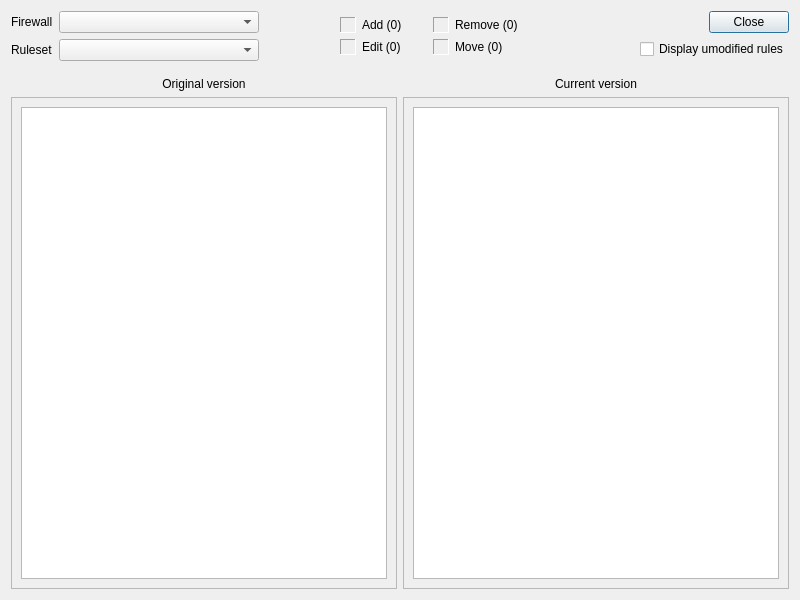
<?xml version="1.0" encoding="UTF-8"?>
<ui version="4.0">
 <class>RuleSetDiffDialog_q</class>
 <widget class="QDialog" name="RuleSetDiffDialog_q">
  <property name="windowModality">
   <enum>Qt::WindowModality::ApplicationModal</enum>
  </property>
  <property name="geometry">
   <rect>
    <x>0</x>
    <y>0</y>
    <width>800</width>
    <height>600</height>
   </rect>
  </property>
  <property name="windowTitle">
   <string>Diff Viewer</string>
  </property>
  <layout class="QVBoxLayout" name="verticalLayout_5">
   <item>
    <layout class="QHBoxLayout" name="horizontalLayout_5">
     <item>
      <layout class="QVBoxLayout" name="verticalLayout_4" stretch="0,0">
       <item>
        <layout class="QHBoxLayout" name="horizontalLayout">
         <item>
          <widget class="QLabel" name="label_3">
           <property name="text">
            <string>Firewall</string>
           </property>
          </widget>
         </item>
         <item>
          <widget class="QComboBox" name="firewall">
           <property name="sizePolicy">
            <sizepolicy hsizetype="Preferred" vsizetype="Fixed">
             <horstretch>1</horstretch>
             <verstretch>0</verstretch>
            </sizepolicy>
           </property>
           <property name="minimumSize">
            <size>
             <width>200</width>
             <height>0</height>
            </size>
           </property>
          </widget>
         </item>
        </layout>
       </item>
       <item>
        <layout class="QHBoxLayout" name="horizontalLayout_4" stretch="0,0">
         <item>
          <widget class="QLabel" name="label_4">
           <property name="text">
            <string>Ruleset</string>
           </property>
          </widget>
         </item>
         <item>
          <widget class="QComboBox" name="ruleset">
           <property name="sizePolicy">
            <sizepolicy hsizetype="Preferred" vsizetype="Fixed">
             <horstretch>1</horstretch>
             <verstretch>0</verstretch>
            </sizepolicy>
           </property>
           <property name="minimumSize">
            <size>
             <width>200</width>
             <height>0</height>
            </size>
           </property>
          </widget>
         </item>
        </layout>
       </item>
      </layout>
     </item>
     <item>
      <spacer name="horizontalSpacer_3">
       <property name="orientation">
        <enum>Qt::Orientation::Horizontal</enum>
       </property>
       <property name="sizeHint" stdset="0">
        <size>
         <width>20</width>
         <height>20</height>
        </size>
       </property>
      </spacer>
     </item>
     <item>
      <layout class="QFormLayout" name="formLayout">
       <property name="fieldGrowthPolicy">
        <enum>QFormLayout::FieldGrowthPolicy::AllNonFixedFieldsGrow</enum>
       </property>
       <property name="verticalSpacing">
        <number>6</number>
       </property>
       <property name="topMargin">
        <number>6</number>
       </property>
       <property name="bottomMargin">
        <number>0</number>
       </property>
       <item row="0" column="0">
        <widget class="QLabel" name="addColorLbl">
         <property name="sizePolicy">
          <sizepolicy hsizetype="Fixed" vsizetype="Fixed">
           <horstretch>0</horstretch>
           <verstretch>0</verstretch>
          </sizepolicy>
         </property>
         <property name="minimumSize">
          <size>
           <width>16</width>
           <height>16</height>
          </size>
         </property>
         <property name="frameShape">
          <enum>QFrame::Shape::Panel</enum>
         </property>
         <property name="frameShadow">
          <enum>QFrame::Shadow::Sunken</enum>
         </property>
         <property name="text">
          <string/>
         </property>
        </widget>
       </item>
       <item row="0" column="1">
        <widget class="QLabel" name="addTextLbl">
         <property name="minimumSize">
          <size>
           <width>65</width>
           <height>0</height>
          </size>
         </property>
         <property name="text">
          <string>Add (0)</string>
         </property>
        </widget>
       </item>
       <item row="1" column="0">
        <widget class="QLabel" name="editColorLbl">
         <property name="sizePolicy">
          <sizepolicy hsizetype="Fixed" vsizetype="Fixed">
           <horstretch>0</horstretch>
           <verstretch>0</verstretch>
          </sizepolicy>
         </property>
         <property name="minimumSize">
          <size>
           <width>16</width>
           <height>16</height>
          </size>
         </property>
         <property name="frameShape">
          <enum>QFrame::Shape::Panel</enum>
         </property>
         <property name="frameShadow">
          <enum>QFrame::Shadow::Sunken</enum>
         </property>
         <property name="text">
          <string/>
         </property>
        </widget>
       </item>
       <item row="1" column="1">
        <widget class="QLabel" name="editTextLbl">
         <property name="minimumSize">
          <size>
           <width>65</width>
           <height>0</height>
          </size>
         </property>
         <property name="text">
          <string>Edit (0)</string>
         </property>
        </widget>
       </item>
      </layout>
     </item>
     <item>
      <layout class="QFormLayout" name="formLayout_2">
       <property name="topMargin">
        <number>6</number>
       </property>
       <item row="0" column="0">
        <widget class="QLabel" name="removeColorLbl">
         <property name="sizePolicy">
          <sizepolicy hsizetype="Fixed" vsizetype="Fixed">
           <horstretch>0</horstretch>
           <verstretch>0</verstretch>
          </sizepolicy>
         </property>
         <property name="minimumSize">
          <size>
           <width>16</width>
           <height>16</height>
          </size>
         </property>
         <property name="frameShape">
          <enum>QFrame::Shape::Panel</enum>
         </property>
         <property name="frameShadow">
          <enum>QFrame::Shadow::Sunken</enum>
         </property>
         <property name="text">
          <string/>
         </property>
        </widget>
       </item>
       <item row="0" column="1">
        <widget class="QLabel" name="removeTextLbl">
         <property name="minimumSize">
          <size>
           <width>65</width>
           <height>0</height>
          </size>
         </property>
         <property name="text">
          <string>Remove (0)</string>
         </property>
        </widget>
       </item>
       <item row="1" column="0">
        <widget class="QLabel" name="moveColorLbl">
         <property name="sizePolicy">
          <sizepolicy hsizetype="Fixed" vsizetype="Fixed">
           <horstretch>0</horstretch>
           <verstretch>0</verstretch>
          </sizepolicy>
         </property>
         <property name="minimumSize">
          <size>
           <width>16</width>
           <height>16</height>
          </size>
         </property>
         <property name="frameShape">
          <enum>QFrame::Shape::Panel</enum>
         </property>
         <property name="frameShadow">
          <enum>QFrame::Shadow::Sunken</enum>
         </property>
         <property name="text">
          <string/>
         </property>
        </widget>
       </item>
       <item row="1" column="1">
        <widget class="QLabel" name="moveTextLbl">
         <property name="minimumSize">
          <size>
           <width>65</width>
           <height>0</height>
          </size>
         </property>
         <property name="text">
          <string>Move (0)</string>
         </property>
        </widget>
       </item>
      </layout>
     </item>
     <item>
      <spacer name="horizontalSpacer">
       <property name="orientation">
        <enum>Qt::Orientation::Horizontal</enum>
       </property>
       <property name="sizeHint" stdset="0">
        <size>
         <width>40</width>
         <height>20</height>
        </size>
       </property>
      </spacer>
     </item>
     <item>
      <layout class="QVBoxLayout" name="verticalLayout">
       <item>
        <layout class="QHBoxLayout" name="horizontalLayout_2">
         <item>
          <spacer name="horizontalSpacer_2">
           <property name="orientation">
            <enum>Qt::Orientation::Horizontal</enum>
           </property>
           <property name="sizeHint" stdset="0">
            <size>
             <width>40</width>
             <height>20</height>
            </size>
           </property>
          </spacer>
         </item>
         <item>
          <widget class="QPushButton" name="pushButton">
           <property name="sizePolicy">
            <sizepolicy hsizetype="Minimum" vsizetype="Fixed">
             <horstretch>0</horstretch>
             <verstretch>0</verstretch>
            </sizepolicy>
           </property>
           <property name="maximumSize">
            <size>
             <width>16777215</width>
             <height>16777215</height>
            </size>
           </property>
           <property name="text">
            <string>Close</string>
           </property>
          </widget>
         </item>
        </layout>
       </item>
       <item>
        <layout class="QHBoxLayout" name="horizontalLayout_3">
         <item>
          <spacer name="horizontalSpacer_4">
           <property name="orientation">
            <enum>Qt::Orientation::Horizontal</enum>
           </property>
           <property name="sizeHint" stdset="0">
            <size>
             <width>40</width>
             <height>20</height>
            </size>
           </property>
          </spacer>
         </item>
         <item>
          <widget class="QCheckBox" name="displayUnmodifiedRulesBtn">
           <property name="layoutDirection">
            <enum>Qt::LayoutDirection::LeftToRight</enum>
           </property>
           <property name="text">
            <string>Display umodified rules</string>
           </property>
          </widget>
         </item>
        </layout>
       </item>
      </layout>
     </item>
    </layout>
   </item>
   <item>
    <layout class="QGridLayout" name="gridLayout">
     <property name="sizeConstraint">
      <enum>QLayout::SizeConstraint::SetNoConstraint</enum>
     </property>
     <property name="topMargin">
      <number>10</number>
     </property>
     <item row="0" column="1">
      <widget class="QLabel" name="label_2">
       <property name="text">
        <string>Current version</string>
       </property>
       <property name="alignment">
        <set>Qt::AlignmentFlag::AlignCenter</set>
       </property>
      </widget>
     </item>
     <item row="0" column="0">
      <widget class="QLabel" name="label">
       <property name="text">
        <string>Original version</string>
       </property>
       <property name="alignment">
        <set>Qt::AlignmentFlag::AlignCenter</set>
       </property>
      </widget>
     </item>
     <item row="1" column="0">
      <widget class="QFrame" name="frame_2">
       <property name="sizePolicy">
        <sizepolicy hsizetype="Preferred" vsizetype="Preferred">
         <horstretch>1</horstretch>
         <verstretch>1</verstretch>
        </sizepolicy>
       </property>
       <property name="frameShape">
        <enum>QFrame::Shape::StyledPanel</enum>
       </property>
       <property name="frameShadow">
        <enum>QFrame::Shadow::Raised</enum>
       </property>
       <layout class="QVBoxLayout" name="verticalLayout_2">
        <item>
         <widget class="QTreeView" name="originalRuleSetView"/>
        </item>
       </layout>
      </widget>
     </item>
     <item row="1" column="1">
      <widget class="QFrame" name="frame">
       <property name="sizePolicy">
        <sizepolicy hsizetype="Preferred" vsizetype="Preferred">
         <horstretch>1</horstretch>
         <verstretch>1</verstretch>
        </sizepolicy>
       </property>
       <property name="frameShape">
        <enum>QFrame::Shape::StyledPanel</enum>
       </property>
       <property name="frameShadow">
        <enum>QFrame::Shadow::Raised</enum>
       </property>
       <layout class="QVBoxLayout" name="verticalLayout_3">
        <item>
         <widget class="QTreeView" name="currentRuleSetView"/>
        </item>
       </layout>
      </widget>
     </item>
    </layout>
   </item>
  </layout>
 </widget>
 <resources/>
 <connections>
  <connection>
   <sender>pushButton</sender>
   <signal>clicked()</signal>
   <receiver>RuleSetDiffDialog_q</receiver>
   <slot>accept()</slot>
   <hints>
    <hint type="sourcelabel">
     <x>738</x>
     <y>23</y>
    </hint>
    <hint type="destinationlabel">
     <x>587</x>
     <y>22</y>
    </hint>
   </hints>
  </connection>
 </connections>
</ui>
